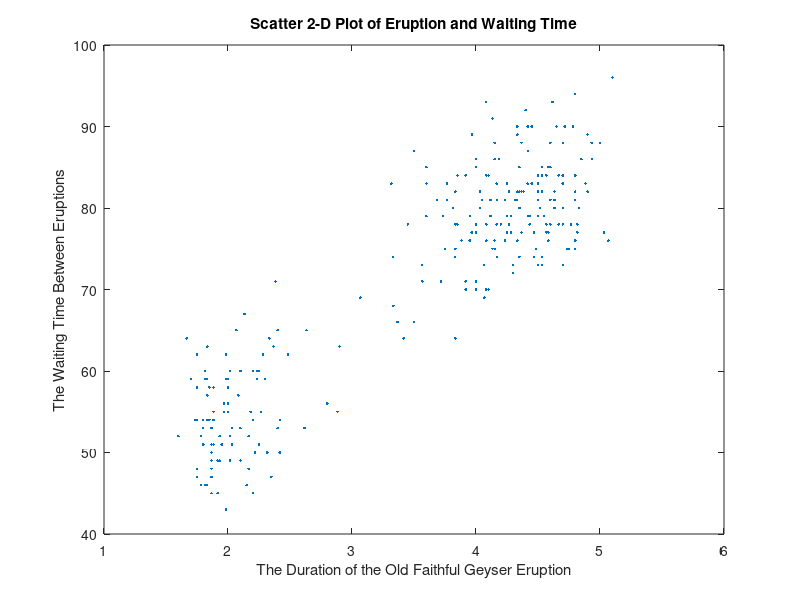
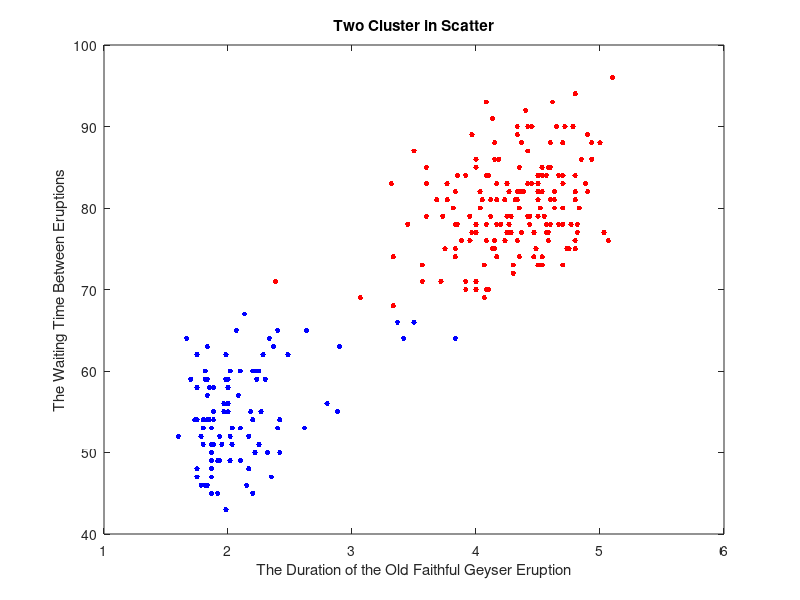

Here is the MATLAB script that generated these plots, in order: (Note: this script raises an error after producing the figures.)
clear,clc;
A = load('Trim_faithful.txt');
A = A(:,2:3);
plot(A(:,1),A(:,2),'.');
title('Scatter 2-D Plot of Eruption and Waiting Time');
xlabel('The Duration of the Old Faithful Geyser Eruption');
ylabel('The Waiting Time Between Eruptions');
idx = kmeans(A,2) ;

figure;
plot(A(idx==1,1),A(idx==1,2),'r.','MarkerSize',12)
hold on
plot(A(idx==2,1),A(idx==2,2),'b.','MarkerSize',12)
title('Two Cluster in Scatter');
xlabel('The Duration of the Old Faithful Geyser Eruption');
ylabel('The Waiting Time Between Eruptions');
legend('Cluster 1','Cluster 2',...
       'Location','NW')